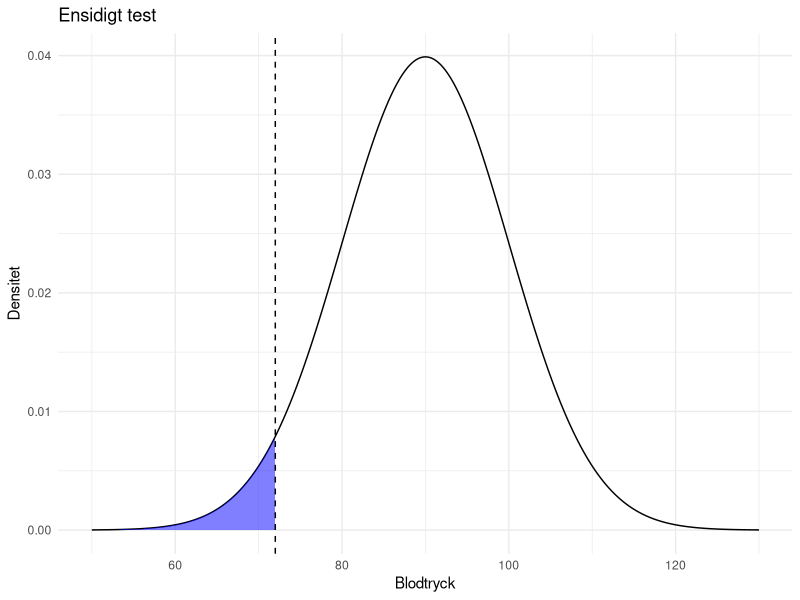
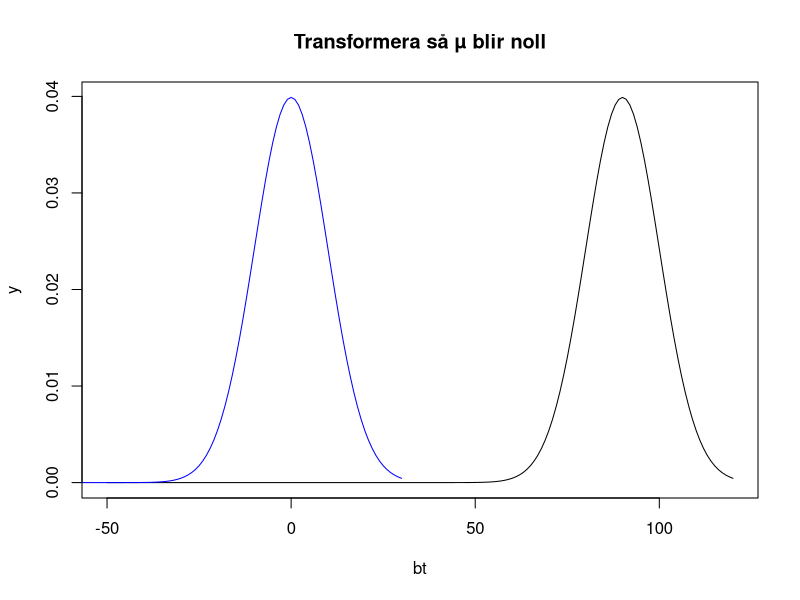
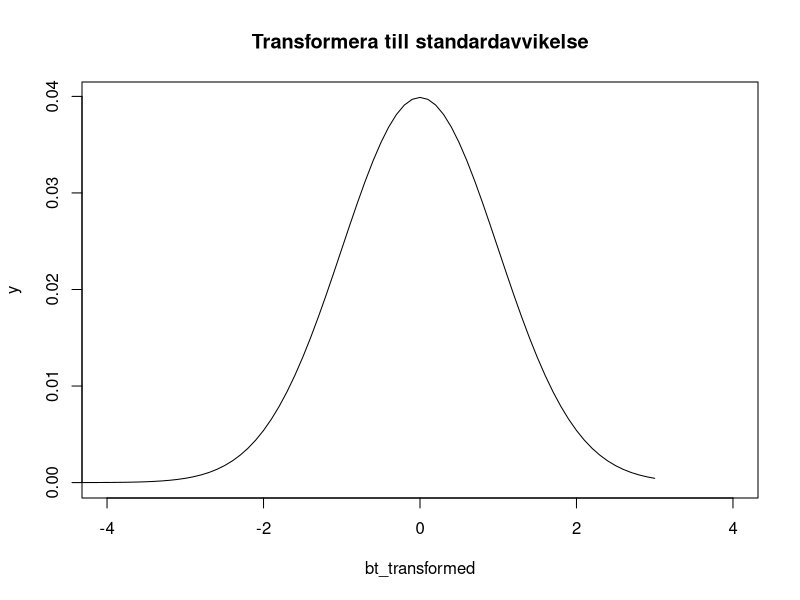

These charts were generated, in order, by the following R code:
## ---- chunk 1
# Load dependencies
library(tidyverse)
## ---- chunk 2
# Given information
mean <- 90
sd <- 10
value <- 72

# Beräkna p värdet, för normalfördelad population
p_value <- pnorm(value, mean, sd)
print(p_value)
## ---- chunk 3
library(ggplot2)

# Givna parametrar
mean <- 90
sd <- 10
value <- 72

# Skapa x värden
x <- seq(mean - 4*sd, mean + 4*sd, length=1000)
# Beräkna fördelning
y <- dnorm(x, mean, sd)
# df
data <- data.frame(x, y)

# Plotta
ggplot(data, aes(x, y)) +
  geom_line() +
  geom_area(data = subset(data, x <= value), aes(x = x, y = y), fill = "blue", alpha = 0.5) +
  geom_vline(xintercept = value, linetype = "dashed") +
  labs(title = "Ensidigt test", x = "Blodtryck", y = "Densitet") +
  theme_minimal()

## ---- chunk 4
# Given information
mean <- 90
sd <- 10
value <- 72
alfa <- 0.05

# Beräkna p värde
p_lower <- pnorm(value, mean, sd)
p_upper <- pnorm(mean + (mean - value), mean, sd, lower.tail = FALSE)

# Two-sided
p_value_two_sided <- p_lower + p_upper

if (p_value_two_sided < alfa) {
  print(paste("Nollhypotesen kan förkastas med", round(p_value_two_sided, 4)))
} else {
  print(paste("Nollhypotesen kan inte förkastas med", round(p_value_two_sided, 4)))
}
## ---- chunk 5
# Given parameters
mean <- 90
sd <- 10

# Sequence of blood pressure values
bt <- seq(-50, 120, 1)

# Density of the normal distribution
y <- dnorm(bt, mean, sd)

# Plot the original distribution
plot(bt, y, type = "l", xlim = c(-50, 120), main = "Transformera så µ blir noll")
lines(bt - mean, y, col = "blue")

# Transform the scale to standard deviation
bt_transformed <- (bt - mean) / sd

# Plot the transformed distribution
plot(bt_transformed, y, type = "l", xlim = c(-4, 4), main = "Transformera till standardavvikelse")
